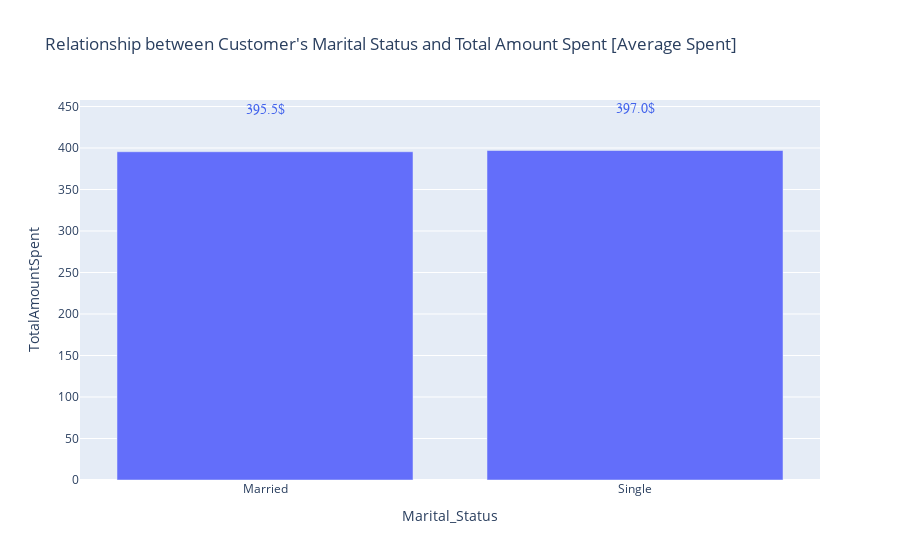

Here is the notebook cell this chart was saved with:
### Markdown cell above
## Marital and Total Amount

### Code cell
mask = df.groupby("Marital_Status")["TotalAmountSpent"].median()
mask = mask.reset_index()
fig = px.bar(data_frame=mask, x="Marital_Status", y="TotalAmountSpent", height=500,
             title="Relationship between Customer's Marital Status and Total Amount Spent [Average Spent]")

annotation = []
for x, y in zip(mask["Marital_Status"], mask["TotalAmountSpent"]):
    annotation.append(
        dict(x=x, y=y +50,
             text=str(round(y, 2)) + '$',
             font=dict(family='Arial', size=14, color='rgb(66, 99, 236)'), showarrow=False)
    )
fig.update_xaxes(categoryorder='array', categoryarray= ["21-30", "31-40"])
fig.update_layout(annotations=annotation)
fig.show()

### Figure 1 — Plotly figure (JSON) as saved in the notebook; plotly's stock layout.template omitted (floating-point values rounded to 4 significant figures)
{"data": [{"alignmentgroup": "True", "hovertemplate": "Marital_Status=%{x}<br>TotalAmountSpent=%{y}<extra></extra>", "legendgroup": "", "marker": {"color": "#636efa", "pattern": {"shape": ""}}, "name": "", "offsetgroup": "", "orientation": "v", "showlegend": false, "textposition": "auto", "type": "bar", "x": ["Married", "Single"], "xaxis": "x", "y": [395.5, 397], "yaxis": "y"}], "layout": {"annotations": [{"font": {"color": "rgb(66, 99, 236)", "family": "Arial", "size": 14}, "showarrow": false, "text": "395.5$", "x": "Married", "y": 445.5}, {"font": {"color": "rgb(66, 99, 236)", "family": "Arial", "size": 14}, "showarrow": false, "text": "397.0$", "x": "Single", "y": 447}], "autosize": true, "barmode": "relative", "legend": {"tracegroupgap": 0}, "title": {"text": "Relationship between Customer's Marital Status and Total Amount Spent [Average Spent]"}, "xaxis": {"anchor": "y", "autorange": true, "categoryarray": ["21-30", "31-40"], "categoryorder": "array", "domain": [0, 1], "range": [1.5, 3.5], "title": {"text": "Marital_Status"}, "type": "category"}, "yaxis": {"anchor": "x", "autorange": true, "domain": [0, 1], "range": [0, 461.4], "title": {"text": "TotalAmountSpent"}, "type": "linear"}}}
